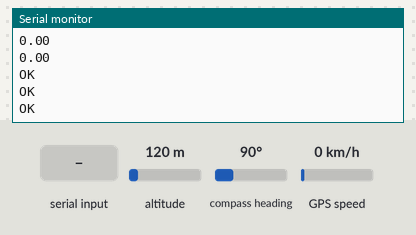
Simulated run of this sketch. Board: Arduino Uno, built with avr-gcc and run on an emulated ATmega328P. Shown: the last lines printed to the serial monitor. The inputs (shaded band) are chosen by the test bench; at power-on: altitude 120 m, compass heading 90°, GPS speed 0 km/h. The GPS gets a fix after 3 s at 37.7749, -122.4194 with 8 satellites; the modem accepts every AT command (registered, SIM ready, sends succeed) and sends nothing else.

Above: at 6.6 s.
6.7 s: "1" received over the second serial link
At 12.1 s:
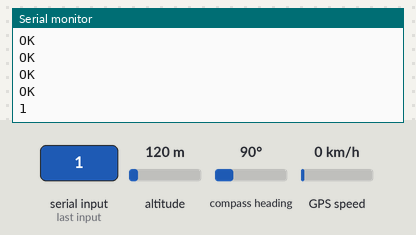
15.9 s: "0" received over the second serial link
At 18.3 s:
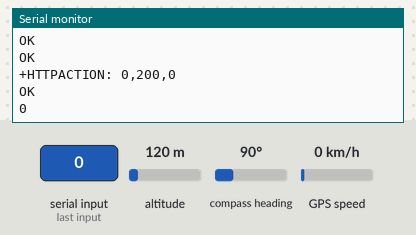

Measured:
- after the input at 6.7 s, the serial monitor: prints a new line after 4.6 s (image 1)
- after the input at 15.9 s, the serial monitor: prints a new line after 1.6 s (image 2)

The sketch:

GPS_funcinando_modificado.ino
```cpp
#include <TinyGPS++.h>
#include <SoftwareSerial.h>

static const int RXPin = 4, TXPin = 3;
static const int RXPinGSM = 7, TXPinGSM = 8;
static const uint32_t GPSBaud = 9600;

// The TinyGPS++ object
TinyGPSPlus gps;

// The serial connection to the GPS device
SoftwareSerial myGsm(RXPinGSM, TXPinGSM);
SoftwareSerial ss(RXPin, TXPin);
double datosGps[5] = {0, 0, 0, 0, 0};

void setup(){
  Serial.begin(9600);

  myGsm.begin(GPSBaud);
  ss.begin(GPSBaud);
}

void printSerialData()
{
  while (myGsm.available() != 0)
    Serial.write(myGsm.read());
}

void httpgsm( String latitud,String longitud,String velocidad, String altura, String NumSatelites)
{

  myGsm.println("AT+CGATT=1");
  delay(1000);
  printSerialData();

  myGsm.println("AT+SAPBR=3,1,\"CONTYPE\",\"GPRS\"");//setting the SAPBR,connection type is GPRS
  delay(1000);
  printSerialData();
  //myGsm.println("AT+SAPBR=3,1,\"APN\",\"wap.tmovil.cl\"");//setting the APN,2nd parameter empty works for all networks
  myGsm.println("AT+SAPBR=3,1,\"APN\",\"bam.entelpcs.cl\"");//setting the APN,2nd parameter empty works for all networks

  delay(1000);
  printSerialData();

  myGsm.println();
  myGsm.println("AT+SAPBR=1,1");
  delay(5000);
  printSerialData();

  myGsm.println("AT+HTTPINIT"); //init the HTTP request
  delay(1000);
  printSerialData();

  myGsm.println("AT+HTTPPARA=\"URL\",\"http://34.210.139.28/inserta_datos_gps.php?valor1=" + latitud + "&valor2=" + longitud + "&valor3=" + NumSatelites + "&valor4=" + altura + "&valor5=" + velocidad + "\""); // setting the httppara,
  delay(1000);
  printSerialData();

  myGsm.println();
  myGsm.println("AT+HTTPACTION=0");//submit the GET request
  delay(1000);//the delay is important if the return datas are very large, the time required longer.
  printSerialData();
  myGsm.println("AT+HTTPREAD=0,20");// read the data from the website you access
  delay(3000);
  printSerialData();

  myGsm.println("");
  delay(1000);
  myGsm.println("AT+HTTPTERM");// terminate HTTP service
  printSerialData();
}


//void myGps(){
//   ss.begin(GPSBaud);

// while (ss.available() > 0){

 //   gps.encode(ss.read());
 //   if (gps.location.isUpdated()){
 //     datosGps[0]=gps.location.lat();
 //     datosGps[1]=gps.location.lng();
 //     datosGps[2]=gps.speed.kmph();
 //     datosGps[3]=gps.altitude.meters();
 //     datosGps[4]=gps.satellites.value();
 //     }
 // }
//}
void loop(){
  // This sketch displays information every time a new sentence is correctly encoded.
 //Serial.println(datosGps[4]);
  //myGps ();
 //if (datosGps[4] > 0){
 while (ss.available() > 0){

    gps.encode(ss.read());
    if (gps.location.isUpdated()){
      datosGps[0]=gps.location.lat();
      datosGps[1]=gps.location.lng();
      datosGps[2]=gps.speed.kmph();
      datosGps[3]=gps.altitude.meters();
      datosGps[4]=gps.satellites.value();
      String latitud= String(datosGps[0],6);
String longitud=String(datosGps[1],6);
String velocidad=String(datosGps[2]);
String altura=String(datosGps[3]);
String NumSatelites=String(datosGps[4]);
  httpgsm( latitud, longitud,velocidad,altura,NumSatelites);

      }
  }
  Serial.println("***************************************");
  Serial.println(datosGps[0],6);
  Serial.println(datosGps[1],6);
 Serial.println(datosGps[2]);
Serial.println(datosGps[3]);
 Serial.println(datosGps[4]);
 //String latitud= String(datosGps[0],6);
//String longitud=String(datosGps[1],6);
//String velocidad=String(datosGps[2]);
//String altura=String(datosGps[3]);
//String NumSatelites=String(datosGps[4]);
 // httpgsm( latitud, longitud,velocidad,altura,NumSatelites);

 //}
}
```
